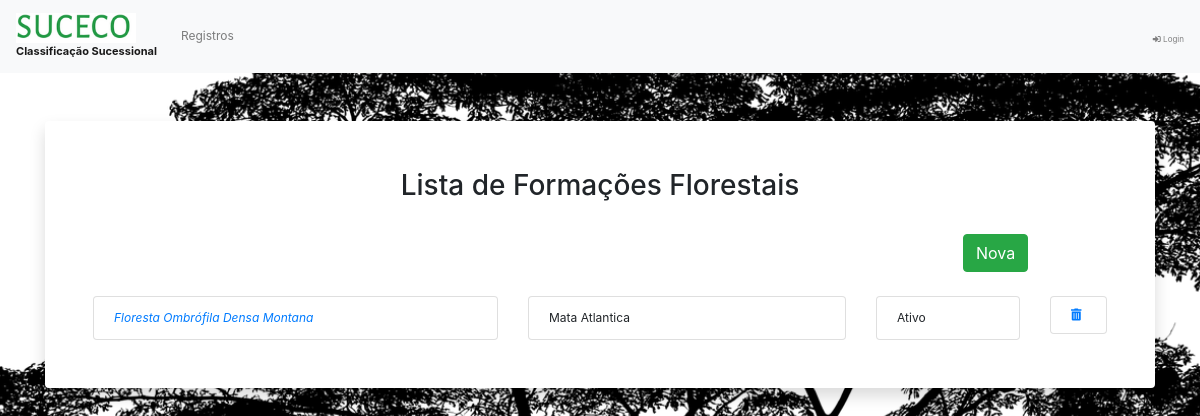
/formacaoflorestal/, run on the app's committed database.
### formacaoflorestal/models.py (models this page shows, shortened)
class FormacaoFlorestal(models.Model) :
    STATUS = (
        ('Ativo', 'Ativo'),
        ('Inativo', 'Inativo')
    )
    DOMINIOS = (
        ('Amazonia', 'Amazonia'),
        ('Mata Atlantica', 'Mata Atlantica'),
        ('Caatinga', 'Caatinga'),
        ('Cerrado', 'Cerrado'),
        ('Pantanal', 'Pantanal'),
        ('Pradarias', 'Pradarias'),
        ('', '')
    )
    id = models.UUIDField(primary_key=True, default=uuid.uuid4)
    nome = models.CharField(max_length=500, unique=True)
    dominio = models.CharField(max_length=100, choices=DOMINIOS)
    created_at = models.DateField(auto_now_add=True)
    updated_at = models.DateField(auto_now=True)
    status = models.CharField(max_length=15, choices=STATUS, default='Ativo')

### formacaoflorestal/views.py (the view)
# urls.py: path('', views.FormacaoFlorestalView.as_view(), name='index'),
class FormacaoFlorestalView(ListView):
    template_name = 'formacaoflorestal/list.html'
    context_object_name = 'formacaoflorestal_list'
    def get_queryset(self):
        return get_all_formacoes()

### formacaoflorestal/views.py (called while the page is built)
def get_all_formacoes():
    return sorted( FormacaoFlorestal.objects.all(), key=lambda x : x.nome)

### templates/formacaoflorestal/list.html
{% extends 'base.html' %}
{% block content %}
  <div class="card border-0 shadow my-5">
    <div class="card-body p-5">
    <div class="row">
        <div class="col-md-1 col-xs-1 col-sm-1"></div>
        <div class="col-md-10 col-xs-10 col-sm-10">
            <h3 class="round3" style="text-align:center;">Lista de Formações Florestais</h3>
        </div>
        <div class="col-md-1 col-xs-1 col-sm-1"></div>
    </div>
    <div class="row">
        <div class="col-md-10 col-xs-10 col-sm-10"></div>
        <div class="col-md-2 col-xs-1 col-sm-1">
            <br />
            <a href="{% url 'create' %}">
                <button type="button" class="btn btn-success"> Nova </button>
            </a>
        </div>
    </div>
    <br />
  {% for formacao in  formacaoflorestal_list %}
    <div class="row">
        <div class="col-md-5 col-xs-5 col-sm-5">
            <ul class="list-group">
                <li class="list-group-item ">
                    <a href="{% url 'edit' formacao.id%}"><i>{{ formacao.nome }}</i></a>
                </li>
            </ul>
        </div>
        <div class="col-md-4 col-xs-4 col-sm-4">
            <ul class="list-group">
                <li class="list-group-item ">
                   {{ formacao.dominio }}
                </li>
            </ul>
        </div>
        <div class="col-md-2 col-xs-2 col-sm-2">
            <ul class="list-group">
                <li class="list-group-item ">
                   {{ formacao.status }}
                </li>
            </ul>
        </div>
        <div class="col-md-1 col-xs-1 col-sm-1">
            <ul class="list-group">
                <li class="list-group-item ">
                  <a href="{% url 'delete' formacao.id%}">  <i class="fas fa-trash-alt"> </i></a>
                </li>
            </ul>
        </div>
    </div>
    {% endfor %}
</div>
{% endblock %}

### static/css/custom.css (style rules this page uses)
body { background: url('../images/forest-5594153_1280.png') no-repeat center center fixed; -webkit-background-size: cover; -moz-background-size: cover; background-size: cover; -o-background-size: cover; }
.list-group-item { font-size: 12px; }

### data on the page
FormacaoFlorestal: nome "Floresta Ombrófila Densa Montana", dominio "Mata Atlantica", status "Ativo"
